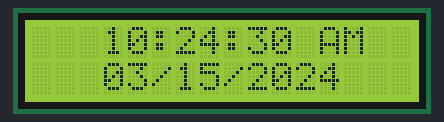
A sketch run on a simulated Arduino Uno, built with avr-gcc and run on an emulated ATmega328P. On the bench: 16×2 character LCD. The local clock reads 2024-03-15 10:24:30 at power-on unless the sketch sets it; what the sketch prints to the serial monitor is not drawn.

Above: at 0.3 s.
At 5.1 s:
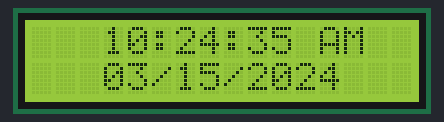
At 10.1 s:
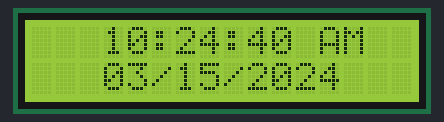
At 19.1 s:
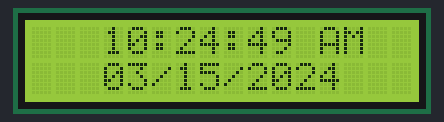
At 29.1 s:
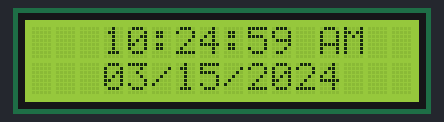
At 39.1 s:
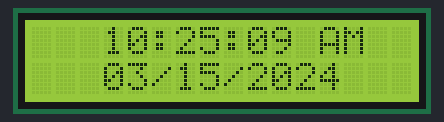

The sketch:

act5_rtc.ino
```cpp
#include <LiquidCrystal_I2C.h>
#include <ThreeWire.h>
#include <RtcDS1302.h>

// Liquid I2C pin config
LiquidCrystal_I2C lcd(0x27, 16, 2);

//               D6, D5, D7
ThreeWire myWire(9, 8, 10);  // IO/DAT, SCLK/CLK, CE/RS
RtcDS1302<ThreeWire> Rtc(myWire);

char mTime[12];
char mDate[11];

void setup() {
  // init LCD
  lcd.begin(16, 2);
  lcd.init();
  lcd.backlight();

  // init RTC
  Rtc.Begin();
  RtcDateTime compiled = RtcDateTime(__DATE__, __TIME__);

  Serial.begin(9600);

  Serial.print("compiled: ");
  Serial.print(__DATE__);
  Serial.print(" ");
  Serial.println(__TIME__);

  Serial.print("Seconds since Jan 1, 2000: ");
  Serial.println(compiled.TotalSeconds());

  if (!Rtc.IsDateTimeValid()) {
    Serial.println("RTC lost confidence in the DateTime!");
    Rtc.SetDateTime(compiled);
  }

  if (Rtc.GetIsWriteProtected()) {
    Serial.println("RTC was write protected, enabling writing now");
    Rtc.SetIsWriteProtected(false);
  }

  if (!Rtc.GetIsRunning()) {
    Serial.println("RTC was not actively running, starting now");
    Rtc.SetIsRunning(true);
  }

  RtcDateTime now = Rtc.GetDateTime();
  if (now < compiled) {
    Serial.println("RTC is older than compile time!  (Updating DateTime)");
    Rtc.SetDateTime(compiled);
  } else if (now > compiled) {
    Serial.println("RTC is newer than compile time. (this is expected)");
  } else if (now == compiled) {
    Serial.println("RTC is the same as compile time! (not expected but all is fine)");
  }
}

void loop() {
  RtcDateTime now = Rtc.GetDateTime();
  printDateTime(now);

  if (!now.IsValid()) {
    Serial.println("RTC lost confidence in the DateTime!");
  }
}

#define countof(a) (sizeof(a) / sizeof(a[0]))

void printDateTime(const RtcDateTime& dt) {
  parseTime(dt);
  parseDate(dt);

  lcdPrint(mTime, 3, 0);
  lcdPrint(mDate, 3, 1);
}

void parseTime(const RtcDateTime& dt) {
  int hour = dt.Hour() >= 12 ? dt.Hour() - 12 : dt.Hour();
  String amPm = dt.Hour() >= 12 ? "PM" : "AM";
  lcd.setCursor(12, 0);
  lcd.print(amPm);

  snprintf_P(
    mTime,
    countof(mTime),
    PSTR("%02u:%02u:%02u"),
    hour,
    dt.Minute(),
    dt.Second());
}

void parseDate(const RtcDateTime& dt) {
  snprintf_P(
    mDate,
    countof(mDate),
    PSTR("%02u/%02u/%04u"),
    dt.Month(),
    dt.Day(),
    dt.Year());
}

void lcdPrint(char str[], int x, int y) {
  lcd.setCursor(x, y);
  lcd.print(str);
}
```

Measured:
- what the display in image 0 shows lasts 0.8 s, from 0.2 s to 1.0 s
- what the display in image 1 shows lasts 1.0 s, from 5.0 s to 6.0 s
